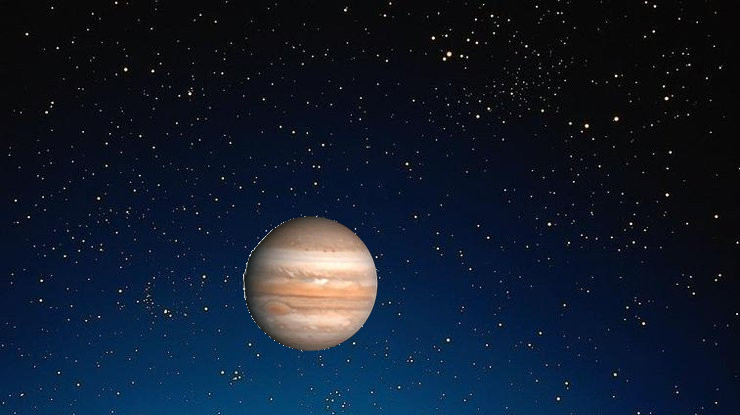
#> input picture localizationobj/hough-circ/data/pla.jpg, 740 x 415 px
$ python main.py
#> lines starting #> are read from the running program, lines starting #| are printed output that depends on the picture; after the words box and inside, x2 and y2 are one past the last pixel; in counts of white or black regions, pixels touching at a corner belong together
#!python
# -*- coding: utf-8 -*-
__version__ = "$Revision: 1.8 $"
# $Source: /home/mechanoid/projects/py/cv/_howse2/contour3-hough-circle/RCS/main.py,v $
# - - - - - - - - - - - - - - - - - - - - - - - - - - - - - - - - - - - - - - - -
#
#       OS : GNU/Linux 4.10.3-1-ARCH
# COMPILER : Python 3.6.0
#
#   AUTHOR : Evgeny S. Borisov
#
#    http://www.mechanoid.kiev.ua
#  e-mail : nn@mechanoid.kiev.ua
# - - - - - - - - - - - - - - - - - - - - - - - - - - - - - - - - - - - - - - - -

import sys
import cv2
import numpy as np

# - - - - - - - - - - - - - - - - - - - - - - - - - - - - - - - - - - - - - - - -
def main():
    img = cv2.imread("data/pla.jpg", cv2.IMREAD_COLOR)
#> img is the input picture: shape (415, 740, 3); mean B, G, R 44.8, 27.8, 16.7
    gray = cv2.cvtColor(img, cv2.COLOR_BGR2GRAY)
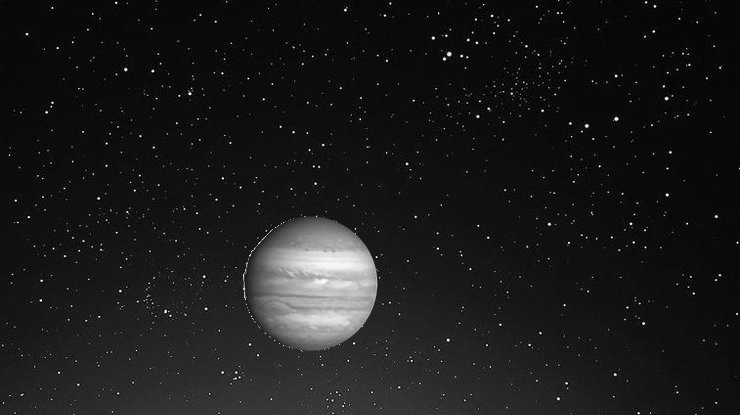
#> gray: shape (415, 740); min 0, max 255, mean 26.4

    gray = cv2.medianBlur(gray, 5)
    cv2.imwrite("result/01-blur.jpg",gray)

    edges = cv2.Canny(gray,50,200)
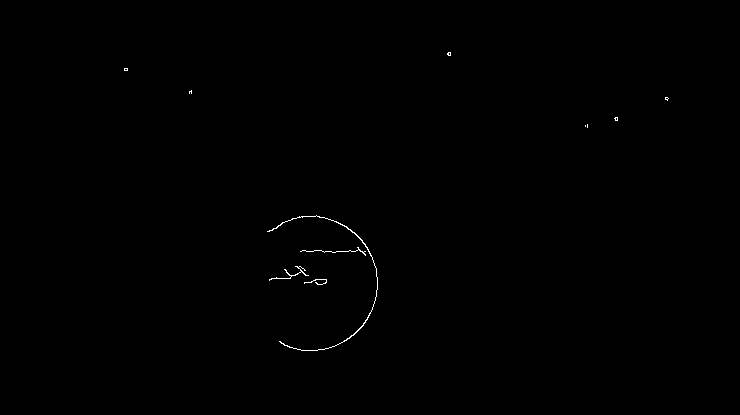
#> edges: shape (415, 740); 0.19% white in thin lines or dots, all inside (x1, y1, x2, y2) = (124, 52, 669, 351)
    cv2.imwrite("result/02-edge.jpg", edges)

    img = cv2.imread('result/02-edge.jpg', 0)
#> img: shape (415, 740); min 0, max 255, mean 0.5
    # img = cv2.medianBlur(img, 5)
    cimg = cv2.cvtColor(img, cv2.COLOR_GRAY2BGR)
    # circles = cv2.HoughCircles(img, cv2.HOUGH_GRADIENT, 1, 20,param1=50, param2=30, minRadius=0, maxRadius=0)
    circles = cv2.HoughCircles(img, cv2.HOUGH_GRADIENT, 1, 120, param1=100, param2=30, minRadius=0, maxRadius=0)
#> circles = [[305.5, 291.5, 75.5]]
    circles = np.uint16(np.around(circles))
#> circles = [[306, 292, 76]]
    for i in circles[0, :]:
        # draw the outer circle
        cv2.circle(cimg, (i[0], i[1]), i[2], (0, 255, 0), 2)
        # draw the center of the circle
        cv2.circle(cimg, (i[0], i[1]), 2, (0, 0, 255), 3)
#> this loop made 1 pass
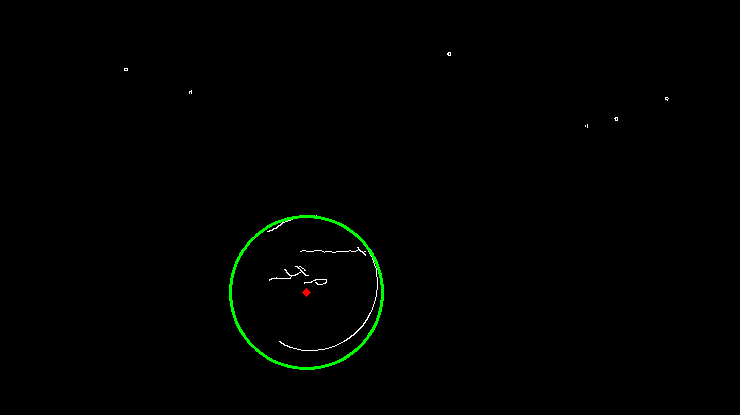
#> cimg: shape (415, 740, 3); mean B, G, R 0.4, 1.6, 0.4
    cv2.imshow('detected circles', cimg)
    cv2.waitKey(0)
    cv2.destroyAllWindows()


# - - - - - - - - - - - - - - - - - - - - - - - - - - - - - - - - - - - - - - - -
if __name__ == "__main__":
    print("OpenCV ",cv2.__version__)
    sys.exit(main())
#> (the program exits here)
